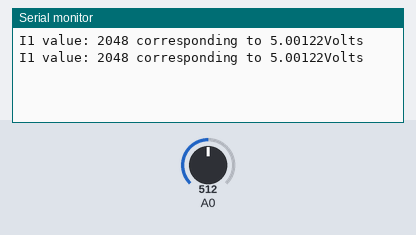
A sketch run on a simulated Arduino Zero (SAMD21). Parts: the last lines printed to the serial monitor. Inputs (shaded band) come from the test bench; at power-on: A0 = 512 (analog values on the 0–1023 scale).

Above: at 1.8 s.
1.9 s: A0 set to 716
At 2.8 s:
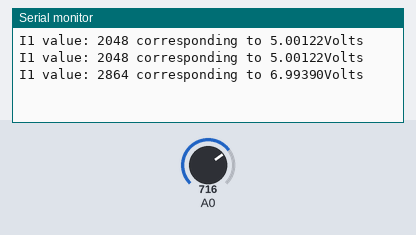
3.4 s: A0 set to 900
At 4.7 s:
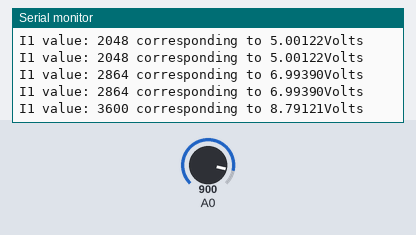
Timing chart, 0 to 6.4 s (numbered marks = the images above; inputs shaded):
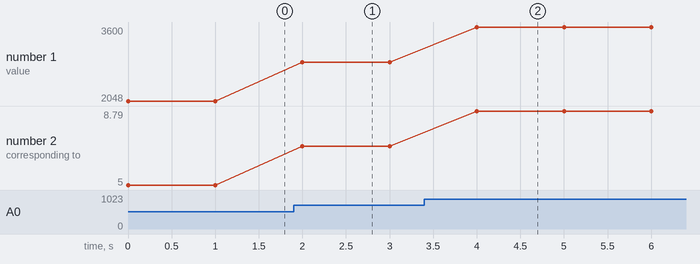

Measured:
- after the input at 1.9 s, the serial monitor: prints a new line after 0.10 s (image 1)
- after the input at 3.4 s, the serial monitor: prints a new line after 0.60 s (image 2)
- plotted number 1: 2048 → 2864 after the input at 1.9 s, 2864 → 3600 after the input at 3.4 s
- plotted number 2: 5 → 6.99 after the input at 1.9 s, 6.99 → 8.79 after the input at 3.4 s

The sketch:

4_analog_inputs.ino
```cpp
	/**
	  Getting Started with Opta™
	  Name: Analog_Inputs_Opta
	  Purpose: Test analog pins A0, A1 and A2 as inputs on Opta™.

	  @author Arduino
	*/

	void setup() {
	   Serial.begin(9600);
	   // 65535 is the max value with 16 bits resolution set by analogReadResolution(16)
	   // 4095 is the max value with 12 bits resolution set by analogReadResolution(12)
	   analogReadResolution(12);
	}

	void loop() {
	   // Read the input on analog input I1 corresponding to A0:
	   int sensorValueA0 = analogRead(A0);
	   float voltageA0 = sensorValueA0 * (3.0 / 4095.0)/ 0.3;

	   // Print out the value you read from I1 to the max value for the analog inputs resolution:
	   Serial.print("I1 value: ");
	   Serial.print(sensorValueA0);
	   Serial.print(" corresponding to ");
	   Serial.print(voltageA0, 5); // Print the voltage as a float with 5 decimal digits
	   Serial.println("Volts");


	   delay(1000);
	}
```
